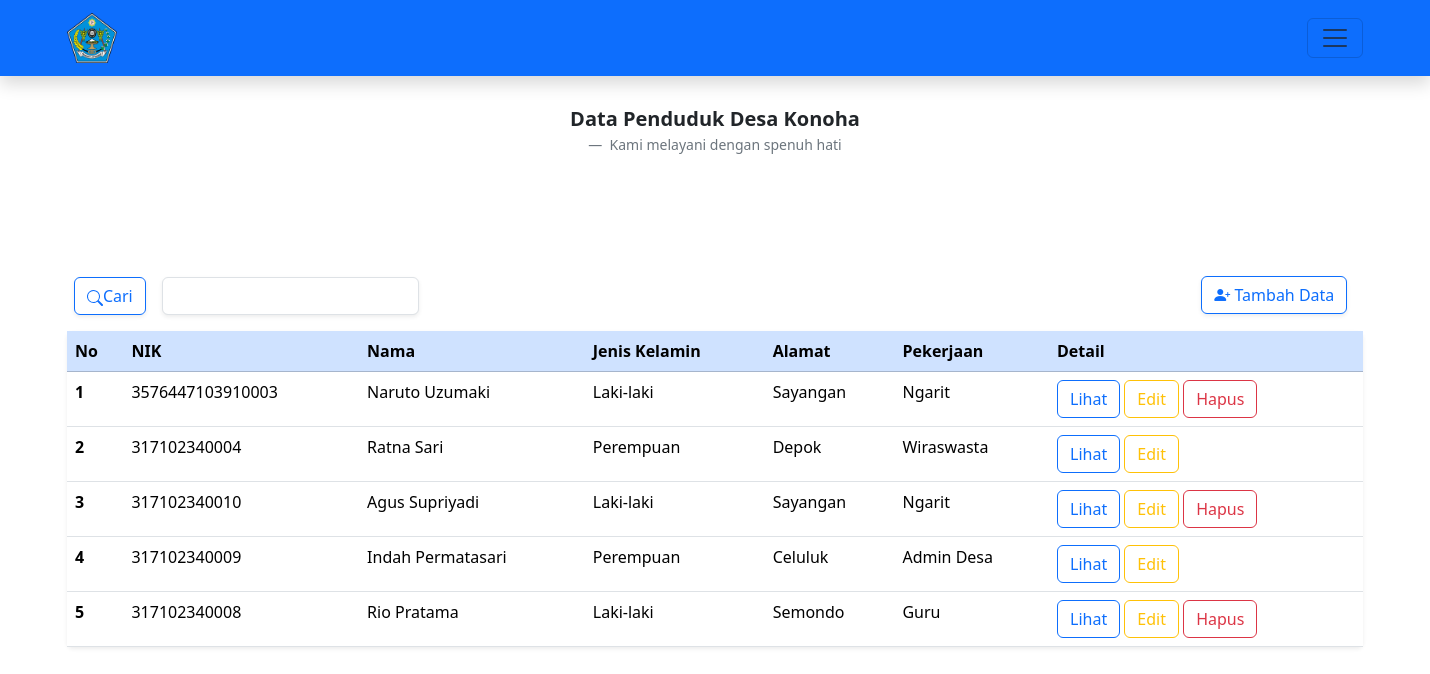
Page /halamanDataPenduduk.php (signed in) on the committed database.
### tables this page shows
CREATE TABLE `penduduk` (
  `nik` varchar(255) NOT NULL,
  `nama` varchar(255) NOT NULL,
  `ttl` varchar(255) NOT NULL,
  `jenis_kelamin` varchar(255) NOT NULL,
  `alamat` varchar(255) NOT NULL,
  `rtrw` varchar(255) NOT NULL,
  `keldesa` varchar(255) NOT NULL,
  `kecamatan` varchar(255) NOT NULL,
  `status_perkawinan` varchar(255) NOT NULL,
  `pekerjaan` varchar(255) NOT NULL,
  `kewarganegaraan` varchar(255) NOT NULL,
  `golD` varchar(255) NOT NULL,
  `gambar` varchar(500) NOT NULL,
  `hash_nik` varchar(255) NOT NULL
);

### halamanDataPenduduk.php (the view, shortened to what this page needs)
<?php
include("connect.php");
if(isset($_POST["cari"])){
  $keyword = $_POST["keyword"];
  $query = "SELECT * FROM penduduk WHERE
  nama LIKE '%$keyword%'OR
  jenis_kelamin LIKE '%$keyword%' OR
  alamat LIKE '%$keyword%'";
}else{
  $query = "SELECT * FROM penduduk";
}
$keyAes = 'makanmakanmakanp';
$ivAes = '12345678abcdefgh';;
$chiperAlgo= 'AES-128-CBC';
$options = 0;
?>
<!doctype html>
<html lang="en">
  <head>
    <link href="https://cdn.jsdelivr.net/npm/bootstrap@5.3.2/dist/css/bootstrap.min.css" rel="stylesheet">
    <link rel="stylesheet" href="https://cdn.jsdelivr.net/npm/bootstrap-icons@1.11.1/font/bootstrap-icons.css">
  </head>
  <body>
<nav class="navbar bg-primary shadow fixed-top">
  <div class="container">
  <a class="navbar-brand">
      <img src="Assets/Img/konoha2.png" alt="Bootstrap" width="50" height="50">
    </a>
    <button class="navbar-toggler" type="button" data-bs-toggle="offcanvas" data-bs-target="#offcanvasNavbar" aria-controls="offcanvasNavbar" aria-label="Toggle navigation">
      <span class="navbar-toggler-icon"></span>
    </button>
  </div>
</nav>
    <figure class="text-center mt-4" style="padding-top: 5rem;">
    <blockquote class="blockquote">
    <p class="fw-bold g-2">Data Penduduk Desa Konoha</p>
  </blockquote>
  <figcaption class="blockquote-footer">
    Kami melayani dengan spenuh hati
</figure>
<div class="tambah-cari">
  <div class="row">
    <div class="col-4">
    <form action="" method="post">
    <div class="container ms-3" style="margin-top: 90px;" >
      <div class=" row g-3 justify-content-center" style="margin-top:80px;" >
      <div class="col-auto">
        <button type="submit" class="btn btn-outline-primary shadow-sm" name="cari">Cari</button>
        </div>
        <div class="col-auto">
          <input type="text" id="cari" class="form-control shadow-sm" aria-describedby="passwordHelpInline" name="keyword" required>
        </div>
      </form>
      </div>
    </div>
    </div>
    <div class="col-4">
    </div>
    <div class="col-4">
    <div class="container" style ="margin-top:105px; margin-left:220px;">
      <a href="halamanTambahDataPenduduk.php" style="text-decoration:none">
        <button type="button" class="btn btn-outline-primary shadow-sm"><i class="bi bi-person-plus-fill"></i> Tambah Data</button>
        </a>
      </div>
    </div>
  <div class="container  mt-3 justify-text-center">
        <table class="table shadow-sm rounded">
        <thead class="table-primary">
          <tr>
            <th scope="col">No</th>
            <th scope="col">NIK</th>
            <th scope="col">Nama</th>
            <th scope="col">Jenis Kelamin</th>
            <th scope="col">Alamat</th>
            <th scope="col">Pekerjaan</th>
            <th scope="col">Detail</th>
          </tr>
        </thead>
        <tbody>
        <?php
        $i = 1;
        $result = mysqli_query($conn, $query);
        while($data = mysqli_fetch_assoc($result)){
        ?>
          <tr>
            <th scope="row"><?= $i++; ?></th>
            <td><?= openssl_decrypt( $data['nik'],$chiperAlgo, $keyAes, $options,$ivAes )  ?></td>
            <td><?= openssl_decrypt($data['nama'],$chiperAlgo, $keyAes, $options,$ivAes )?></td>
            <td><?= openssl_decrypt($data['jenis_kelamin'],$chiperAlgo, $keyAes, $options,$ivAes ) ?></td>
            <td><?= openssl_decrypt($data['alamat'],$chiperAlgo, $keyAes, $options,$ivAes ) ?></td>
            <td><?= openssl_decrypt($data['pekerjaan'],$chiperAlgo, $keyAes, $options,$ivAes ) ?></td>
            <td>
            <a href="halamanLihatDataPenduduk.php?nik=<?=hash('sha256', openssl_decrypt( $data['nik'],$chiperAlgo, $keyAes, $options,$ivAes ))?>" style="text-decoration:none">
            <button type="button" class="btn btn-outline-primary">Lihat</button>
            </a>
            <a href="halamanEditDataPenduduk.php?nik=<?=hash('sha256', openssl_decrypt( $data['nik'],$chiperAlgo, $keyAes, $options,$ivAes ))?>" style="text-decoration:none">
             <button type="button" class="btn btn-outline-warning">Edit</button>
             </a>
          <?php
           $nik_cek = $data['nik'];
           $x = "SELECT * FROM penduduk JOIN admin ON penduduk.nik = admin.nik WHERE penduduk.nik = '$nik_cek'";
           $cek = mysqli_query($conn, $x);
           if(mysqli_fetch_assoc($cek) === NULL){
          ?>
             <a href="hapusDataPenduduk.php?nik=<?= hash('sha256', openssl_decrypt( $data['nik'],$chiperAlgo, $keyAes, $options,$ivAes ))?>" style="text-decoration:none" onclick="return confirm('Apakah Anda yakin ingin menghapus data ini?');">
             <button type="button" class="btn btn-outline-danger">Hapus</button>
             </a>
          <?php }else{ ?>
            <?php } ?>
            </td>
          </tr>
          <?php } ?>
        </tbody>
      </table>
  </div>
  </body>
</html>

### halamanDataPenduduk.php (style rules this page uses)
body { overflow-x: hidden; }

### rows in the picture
penduduk: nik "3576447103910003", nama "Naruto Uzumaki", jenis_kelamin "Laki-laki", alamat "Sayangan", pekerjaan "Ngarit"
penduduk: nik "317102340004", nama "Ratna Sari", jenis_kelamin "Perempuan", alamat "Depok", pekerjaan "Wiraswasta"
penduduk: nik "317102340010", nama "Agus Supriyadi", jenis_kelamin "Laki-laki", alamat "Sayangan", pekerjaan "Ngarit"
penduduk: nik "317102340009", nama "Indah Permatasari", jenis_kelamin "Perempuan", alamat "Celuluk", pekerjaan "Admin Desa"
penduduk: nik "317102340008", nama "Rio Pratama", jenis_kelamin "Laki-laki", alamat "Semondo", pekerjaan "Guru"
